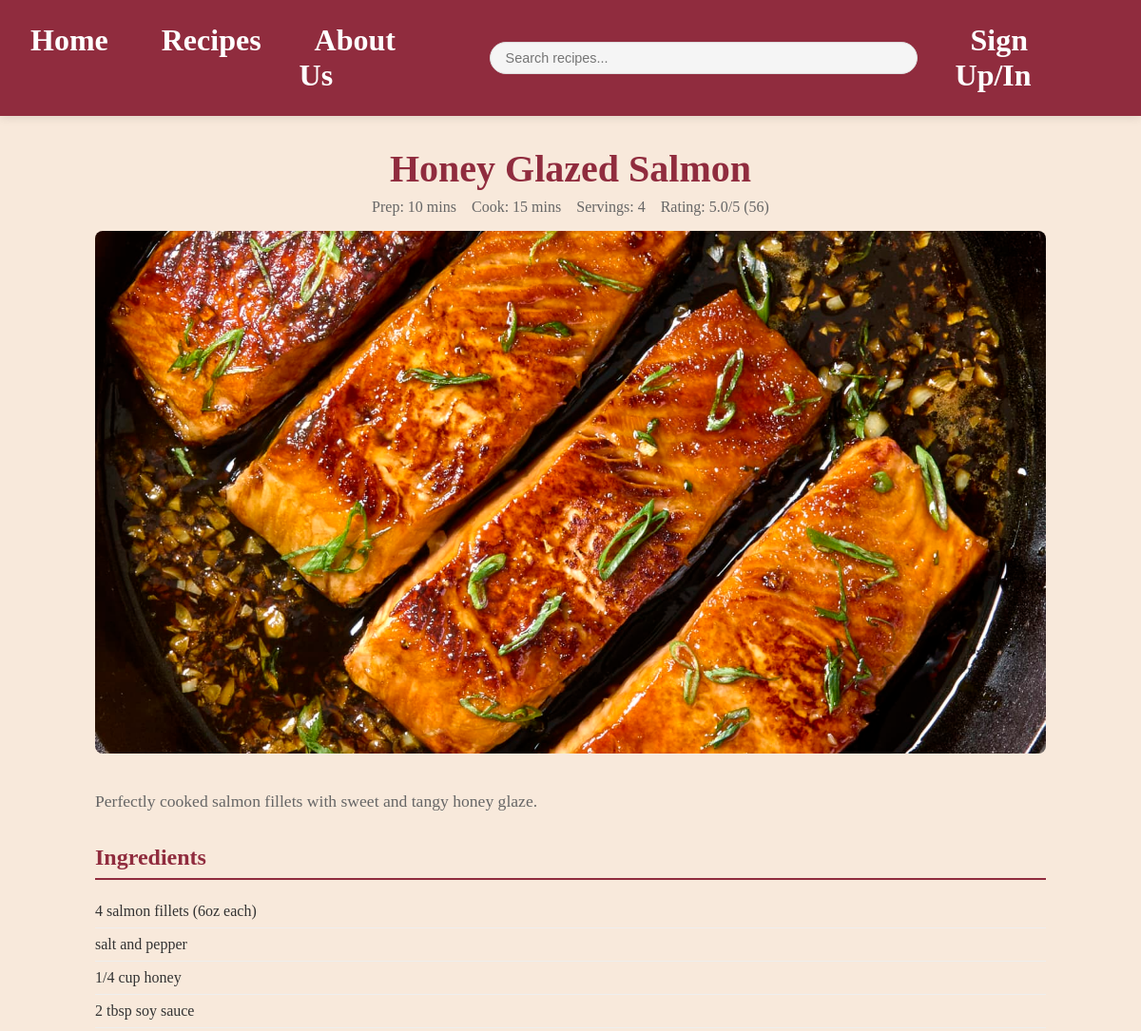
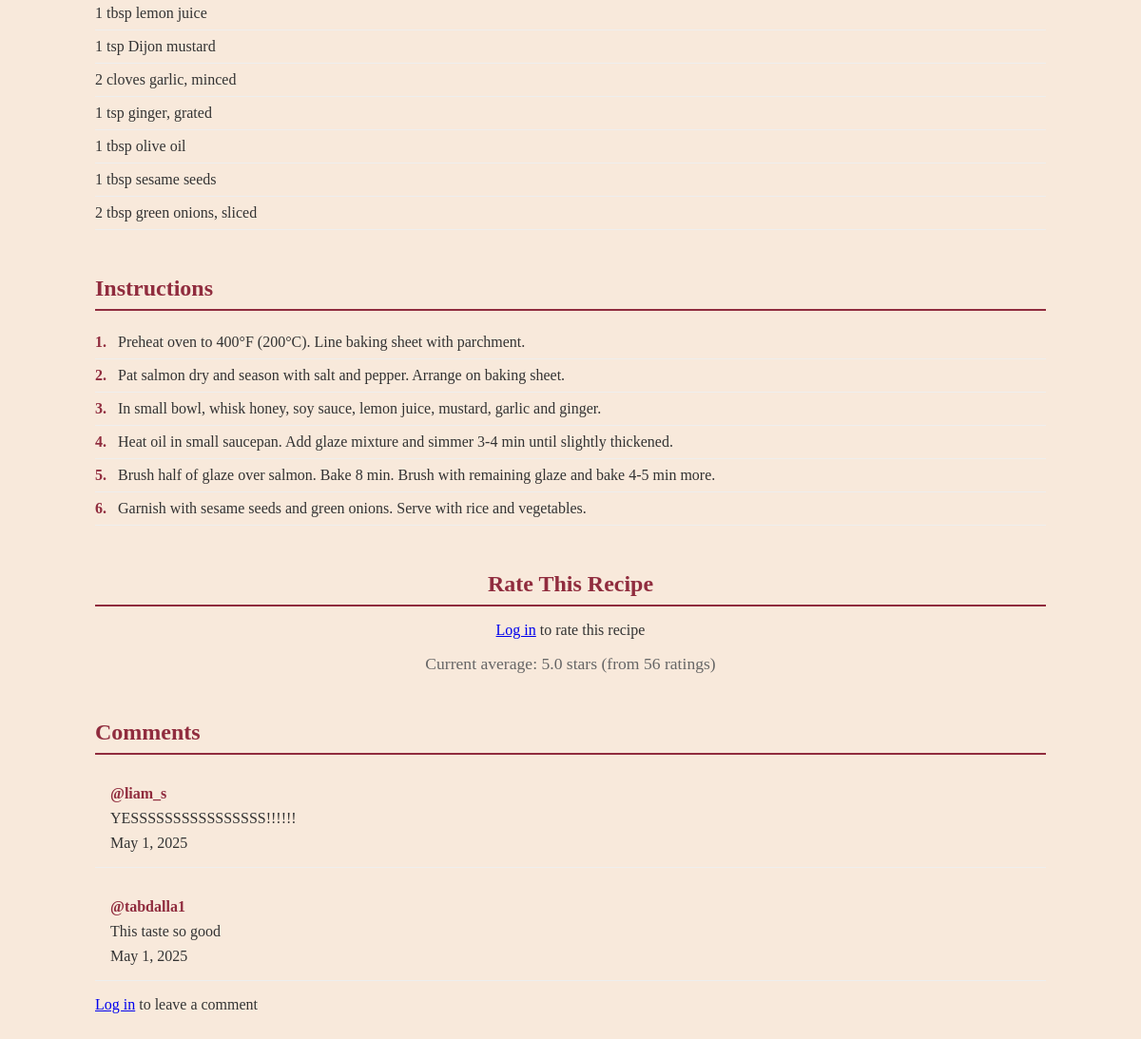
The app's page /recipe.php?id=16 with its own data (2 pictures, top to bottom).
### tables this page shows
CREATE TABLE `recipe_details` (
  `id` int(11) NOT NULL,
  `recipe_id` int(11) NOT NULL,
  `description` text
);

CREATE TABLE `recipes` (
  `id` int(11) NOT NULL,
  `title` varchar(255) NOT NULL,
  `image_path` varchar(255) DEFAULT NULL,
  `rating` decimal(2,1) DEFAULT '0.0',
  `rating_count` int(11) DEFAULT '0',
  `prep_time` int(11) NOT NULL COMMENT 'in minutes',
  `cook_time` int(11) NOT NULL COMMENT 'in minutes',
  `servings` int(11) NOT NULL,
  `category` varchar(100) DEFAULT NULL,
  `created_at` timestamp NOT NULL DEFAULT CURRENT_TIMESTAMP
);

CREATE TABLE `recipe_ingredients` (
  `id` int(11) NOT NULL,
  `recipe_id` int(11) NOT NULL,
  `amount` varchar(50) DEFAULT NULL,
  `unit` varchar(20) DEFAULT NULL,
  `ingredient` varchar(255) NOT NULL,
  `order` int(11) NOT NULL
);

CREATE TABLE `recipe_instructions` (
  `id` int(11) NOT NULL,
  `recipe_id` int(11) NOT NULL,
  `step_number` int(11) NOT NULL,
  `instruction` text NOT NULL
);

CREATE TABLE `comments` (
  `id` int(11) NOT NULL,
  `recipe_id` int(11) NOT NULL,
  `user_id` int(11) NOT NULL,
  `content` text NOT NULL,
  `created_at` timestamp NOT NULL DEFAULT CURRENT_TIMESTAMP
);

CREATE TABLE `users` (
  `id` int(11) NOT NULL,
  `first_name` varchar(50) NOT NULL,
  `last_name` varchar(50) NOT NULL,
  `username` varchar(50) NOT NULL,
  `email` varchar(100) NOT NULL,
  `password` varchar(255) NOT NULL,
  `created_at` timestamp NOT NULL DEFAULT CURRENT_TIMESTAMP
);

### recipe.php (the view, shortened to what this page needs)
<?php
include 'db.php';
$recipe_id = isset($_GET['id']) ? intval($_GET['id']) : 0;
$recipe = [];
$ingredients = [];
$instructions = [];
if ($recipe_id > 0) {
    $stmt = $conn->prepare("SELECT r.*, rd.description FROM recipes r
                          LEFT JOIN recipe_details rd ON r.id = rd.recipe_id
                          WHERE r.id = ?");
    $stmt->bind_param("i", $recipe_id);
    $stmt->execute();
    $recipe = $stmt->get_result()->fetch_assoc();
    $stmt = $conn->prepare("SELECT * FROM recipe_ingredients WHERE recipe_id = ? ORDER BY `order`");
    $stmt->bind_param("i", $recipe_id);
    $stmt->execute();
    $ingredients = $stmt->get_result()->fetch_all(MYSQLI_ASSOC);
    $stmt = $conn->prepare("SELECT * FROM recipe_instructions WHERE recipe_id = ? ORDER BY step_number");
    $stmt->bind_param("i", $recipe_id);
    $stmt->execute();
    $instructions = $stmt->get_result()->fetch_all(MYSQLI_ASSOC);
    $stmt = $conn->prepare("SELECT c.*, u.username FROM comments c
                          JOIN users u ON c.user_id = u.id
                          WHERE c.recipe_id = ? ORDER BY c.created_at DESC");
    $stmt->bind_param("i", $recipe_id);
    $stmt->execute();
    $comments = $stmt->get_result()->fetch_all(MYSQLI_ASSOC);
}
?>
<!DOCTYPE html>
<html lang="en">
<head>
    <link rel="stylesheet" href="styles.css">
</head>
<body>
    <nav>
        <ul>
            <li><a href="dashboard.php">Home</a></li>
            <li><a href="recipes.php">Recipes</a></li>
            <li><a href="about.php">About Us</a></li>
            <li class="search-bar">
                <form action="search.php" method="GET">
                    <input type="text" placeholder="Search recipes..." name="q">
                </form>
            </li>
            <?php if(isset($_SESSION['username'])): ?>
                <li><a href="account.php" class="username-link">Hello, <?php echo htmlspecialchars($_SESSION['username']); ?></a></li>
            <?php else: ?>
                <li><a href="login.php">Sign Up/In</a></li>
            <?php endif; ?>
        </ul>
    </nav>
    <div class="recipe-container">
        <?php if (!empty($recipe)): ?>
            <div class="recipe-header">
                <h1 class="recipe-title"><?php echo htmlspecialchars($recipe['title']); ?></h1>
                <div class="recipe-meta">
                    <span>Prep: <?php echo $recipe['prep_time']; ?> mins</span>
                    <span>Cook: <?php echo $recipe['cook_time']; ?> mins</span>
                    <span>Servings: <?php echo $recipe['servings']; ?></span>
                    <span>Rating: <?php echo number_format($recipe['rating'], 1); ?>/5 (<?php echo $recipe['rating_count']; ?>)</span>
                </div>
                <img src="<?php echo htmlspecialchars($recipe['image_path']); ?>" alt="<?php echo htmlspecialchars($recipe['title']); ?>" class="recipe-image">
            </div>
            <div class="recipe-description">
                <?php echo nl2br(htmlspecialchars($recipe['description'])); ?>
            </div>
            <div class="recipe-section">
                <h2 class="section-title">Ingredients</h2>
                <ul class="ingredient-list">
                    <?php foreach ($ingredients as $ingredient): ?>
                        <li class="ingredient-item">
                            <?php if (!empty($ingredient['amount'])): ?>
                                <span><?php echo htmlspecialchars($ingredient['amount']); ?></span>
                            <?php endif; ?>
                            <?php if (!empty($ingredient['unit'])): ?>
                                <span><?php echo htmlspecialchars($ingredient['unit']); ?></span>
                            <?php endif; ?>
                            <span><?php echo htmlspecialchars($ingredient['ingredient']); ?></span>
                        </li>
                    <?php endforeach; ?>
                </ul>
            </div>
            <div class="recipe-section">
                <h2 class="section-title">Instructions</h2>
                <ol class="instruction-list">
                    <?php foreach ($instructions as $instruction): ?>
                        <li class="instruction-item">
                            <span class="instruction-number"><?php echo $instruction['step_number']; ?>.</span>
                            <?php echo nl2br(htmlspecialchars($instruction['instruction'])); ?>
                        </li>
                    <?php endforeach; ?>
                </ol>
            </div>
            <div class="rating-section">
                <h2 class="section-title">Rate This Recipe</h2>
                <?php if(isset($_SESSION['user_id'])): ?>
                    <form method="POST" class="rating-form">
                        <div class="stars">
                            <?php for ($i = 1; $i <= 5; $i++): ?>
                                <span class="star" data-value="<?php echo $i; ?>">★</span>
                            <?php endfor; ?>
                            <input type="hidden" name="rating" id="rating-value" value="">
                        </div>
                        <button type="submit" name="submit_rating" class="save-recipe">Submit Rating</button>
                        <?php if(isset($_SESSION['rating_success'])): ?>
                            <p class="success-message"><?php echo $_SESSION['rating_success']; ?></p>
                            <?php unset($_SESSION['rating_success']); ?>
                        <?php endif; ?>
                    </form>
                <?php else: ?>
                    <p><a href="login.php">Log in</a> to rate this recipe</p>
                <?php endif; ?>
                <div class="average-rating">
                    Current average: <?php echo number_format($recipe['rating'], 1); ?> stars (from <?php echo $recipe['rating_count']; ?> ratings)
                </div>
            </div>
            <div class="comments-section">
                <h2 class="section-title">Comments</h2>
                <?php if (!empty($comments)): ?>
                    <?php foreach ($comments as $comment): ?>
                        <div class="comment">
                            <div class="comment-user">@<?php echo htmlspecialchars($comment['username']); ?></div>
                            <div class="comment-content"><?php echo nl2br(htmlspecialchars($comment['content'])); ?></div>
                            <div class="comment-date"><?php echo date('M j, Y', strtotime($comment['created_at'])); ?></div>
                        </div>
                    <?php endforeach; ?>
                <?php else: ?>
                    <p>No comments yet. Be the first to comment!</p>
                <?php endif; ?>
                <?php if(isset($_SESSION['user_id'])): ?>
                    <form class="comment-form" method="POST">
                        <textarea name="comment" placeholder="Add your comment..." required></textarea>
                        <button type="submit" name="post_comment" class="save-recipe">Post Comment</button>
                    </form>
                <?php else: ?>
                    <p><a href="login.php">Log in</a> to leave a comment</p>
                <?php endif; ?>
            </div>
        <?php else: ?>
            <h1>Recipe Not Found</h1>
            <p>The requested recipe could not be found.</p>
        <?php endif; ?>
    </div>
</body>
</html>

### styles.css (style rules this page uses)
body { font-family: 'Josefin Slab', serif; margin: 0; padding: 0; background-color: #F8E9DB; color: #333; }
nav { background-color: #902C3E; box-shadow: 0 2px 10px rgba(0,0,0,0.1); padding: 1.5rem 1rem; }
nav ul { list-style: none; display: flex; justify-content: center; margin: 0; padding: 0; gap: 2rem; }
nav li { margin: 0; }
nav a { text-decoration: none; color: #ffff; font-weight: 600; font-size: 2.0rem; padding: 0.5rem 1rem; transition: all 0.3s ease; }
nav .search-bar { margin: 0 1rem; display: flex; align-items: center; }
nav .search-bar form { display: flex; align-items: center; position: relative; }
nav .search-bar input { padding: 0.5rem 1rem; padding-right: 2rem; border: 1px solid #ddd; border-radius: 20px; font-size: 0.9rem; width: 400px; transition: width 0.3s ease; background-color: #f5f5f5; }
nav ul { gap: 1.5rem; }
.section-title { font-size: 2rem; color: #902C3E; margin-bottom: 1.5rem; border-bottom: 2px solid #902C3E; padding-bottom: 0.5rem; }
.recipe-image { width: 100%; height: 200px; object-fit: cover; }
.recipe-title { font-size: 1.5rem; margin: 0 0 0.5rem 0; color: #333; }
.recipe-description { color: #666; margin-bottom: 1rem; font-size: 1rem; }
.recipe-meta { display: flex; justify-content: space-between; color: #902C3E; font-weight: 500; }
.recipe-meta { display: flex; justify-content: space-between; color: #902C3E; font-weight: 500; margin-bottom: 1rem; }

### recipe.php (style rules this page uses)
.recipe-container { max-width: 1000px; margin: 2rem auto; padding: 0 1rem; }
.recipe-header { text-align: center; margin-bottom: 2rem; }
.recipe-title { font-family: 'Jacques Francois Shadow', serif; color: #902C3E; font-size: 2.5rem; margin-bottom: 0.5rem; }
.recipe-meta { display: flex; justify-content: center; gap: 1rem; color: #666; margin-bottom: 1rem; }
.recipe-image { width: 100%; height: 550px; object-fit: cover; border-radius: 8px; aspect-ratio: 1/1; }
.recipe-description { font-size: 1.1rem; line-height: 1.6; margin-bottom: 2rem; }
.recipe-section { margin-bottom: 3rem; }
.section-title { font-size: 1.5rem; color: #902C3E; border-bottom: 2px solid #902C3E; padding-bottom: 0.5rem; margin-bottom: 1rem; }
.ingredient-list, .instruction-list { list-style-type: none; padding: 0; }
.ingredient-item, .instruction-item { padding: 0.5rem 0; border-bottom: 1px solid #eee; }
.instruction-number { font-weight: bold; color: #902C3E; margin-right: 0.5rem; }
.rating-section { margin-bottom: 3rem; text-align: center; }
.average-rating { font-size: 1.1rem; color: #666; margin-top: 1rem; }
.comments-section { margin-top: 3rem; }
.comment { padding: 1rem; border-bottom: 1px solid #eee; margin-bottom: 1rem; }
.comment-user { font-weight: bold; color: #902C3E; }
.comment-content { margin: 0.5rem 0; }

### records on screen
recipe_details: recipe.title "Honey Glazed Salmon", recipe.prep_time "10", recipe.cook_time "15", recipe.servings "4", recipe.rating "5.0", recipe.rating_count "56", recipe.image_path (picture), description "Perfectly cooked salmon fillets with sweet and tangy honey glaze."
recipe_ingredients: amount "4", ingredient "salmon fillets (6oz each)"
recipe_ingredients: ingredient "salt and pepper"
recipe_ingredients: amount "1/4", unit "cup", ingredient "honey"
recipe_ingredients: amount "2", unit "tbsp", ingredient "soy sauce"
recipe_ingredients: amount "1", unit "tbsp", ingredient "lemon juice"
recipe_ingredients: amount "1", unit "tsp", ingredient "Dijon mustard"
recipe_ingredients: amount "2", unit "cloves", ingredient "garlic, minced"
recipe_ingredients: amount "1", unit "tsp", ingredient "ginger, grated"
recipe_ingredients: amount "1", unit "tbsp", ingredient "olive oil"
recipe_ingredients: amount "1", unit "tbsp", ingredient "sesame seeds"
recipe_ingredients: amount "2", unit "tbsp", ingredient "green onions, sliced"
recipe_instructions: step_number "1", instruction "Preheat oven to 400°F (200°C). Line baking sheet with parchment."
recipe_instructions: step_number "2", instruction "Pat salmon dry and season with salt and pepper. Arrange on baking sheet."
recipe_instructions: step_number "3", instruction "In small bowl, whisk honey, soy sauce, lemon juice, mustard, garlic and ginger."
recipe_instructions: step_number "4", instruction "Heat oil in small saucepan. Add glaze mixture and simmer 3-4 min until slightly thickened."
recipe_instructions: step_number "5", instruction "Brush half of glaze over salmon. Bake 8 min. Brush with remaining glaze and bake 4-5 min more."
recipe_instructions: step_number "6", instruction "Garnish with sesame seeds and green onions. Serve with rice and vegetables."
comments: user.username "liam_s", content "YESSSSSSSSSSSSSSSS!!!!!!", created_at "May 1, 2025"
comments: user.username "tabdalla1", content "This taste so good", created_at "May 1, 2025"
